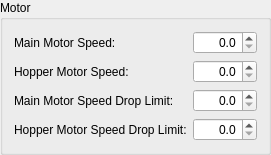
         <widget class="QGroupBox" name="groupBox_8">
          <property name="title">
           <string>Motor</string>
          </property>
          <layout class="QVBoxLayout" name="verticalLayout_13">
           <item>
            <layout class="QHBoxLayout" name="horizontalLayout_40">
             <item>
              <widget class="QLabel" name="label_35">
               <property name="text">
                <string>Main Motor Speed:</string>
               </property>
              </widget>
             </item>
             <item>
              <widget class="QDoubleSpinBox" name="motors_main_speed_limit">
               <property name="sizePolicy">
                <sizepolicy hsizetype="Fixed" vsizetype="Fixed">
                 <horstretch>0</horstretch>
                 <verstretch>0</verstretch>
                </sizepolicy>
               </property>
               <property name="toolTip">
                <string>Main conveyor speed</string>
               </property>
               <property name="alignment">
                <set>Qt::AlignRight|Qt::AlignTrailing|Qt::AlignVCenter</set>
               </property>
               <property name="decimals">
                <number>1</number>
               </property>
               <property name="maximum">
                <double>3000.000000000000000</double>
               </property>
              </widget>
             </item>
            </layout>
           </item>
           <item>
            <layout class="QHBoxLayout" name="horizontalLayout_41">
             <item>
              <widget class="QLabel" name="label_36">
               <property name="text">
                <string>Hopper Motor Speed:</string>
               </property>
              </widget>
             </item>
             <item>
              <widget class="QDoubleSpinBox" name="motors_feeder_speed_limit">
               <property name="sizePolicy">
                <sizepolicy hsizetype="Fixed" vsizetype="Fixed">
                 <horstretch>0</horstretch>
                 <verstretch>0</verstretch>
                </sizepolicy>
               </property>
               <property name="toolTip">
                <string>Hopper conveyor speed</string>
               </property>
               <property name="alignment">
                <set>Qt::AlignRight|Qt::AlignTrailing|Qt::AlignVCenter</set>
               </property>
               <property name="decimals">
                <number>1</number>
               </property>
               <property name="maximum">
                <double>1000.000000000000000</double>
               </property>
              </widget>
             </item>
            </layout>
           </item>
           <item>
            <layout class="QHBoxLayout" name="horizontalLayout_42">
             <item>
              <widget class="QLabel" name="label_37">
               <property name="text">
                <string>Main Motor Speed Drop Limit:</string>
               </property>
              </widget>
             </item>
             <item>
              <widget class="QDoubleSpinBox" name="motors_main_speed_drop_limit">
               <property name="sizePolicy">
                <sizepolicy hsizetype="Fixed" vsizetype="Fixed">
                 <horstretch>0</horstretch>
                 <verstretch>0</verstretch>
                </sizepolicy>
               </property>
               <property name="toolTip">
                <string>How much of a speed drop in a percentage of ‘Main Motor Speed Limit’ before motor is stalled</string>
               </property>
               <property name="alignment">
                <set>Qt::AlignRight|Qt::AlignTrailing|Qt::AlignVCenter</set>
               </property>
               <property name="decimals">
                <number>1</number>
               </property>
               <property name="maximum">
                <double>1000.000000000000000</double>
               </property>
              </widget>
             </item>
            </layout>
           </item>
           <item>
            <layout class="QHBoxLayout" name="horizontalLayout_43">
             <item>
              <widget class="QLabel" name="label_38">
               <property name="text">
                <string>Hopper Motor Speed Drop Limit:</string>
               </property>
              </widget>
             </item>
             <item>
              <widget class="QDoubleSpinBox" name="motors_feeder_speed_drop_limit">
               <property name="sizePolicy">
                <sizepolicy hsizetype="Fixed" vsizetype="Fixed">
                 <horstretch>0</horstretch>
                 <verstretch>0</verstretch>
                </sizepolicy>
               </property>
               <property name="toolTip">
                <string>How much of a speed drop in a percentage of ‘Hopper Motor Speed Limit’ before motor is stalled</string>
               </property>
               <property name="alignment">
                <set>Qt::AlignRight|Qt::AlignTrailing|Qt::AlignVCenter</set>
               </property>
               <property name="decimals">
                <number>1</number>
               </property>
               <property name="maximum">
                <double>1000.000000000000000</double>
               </property>
              </widget>
             </item>
            </layout>
           </item>
          </layout>
         </widget>
